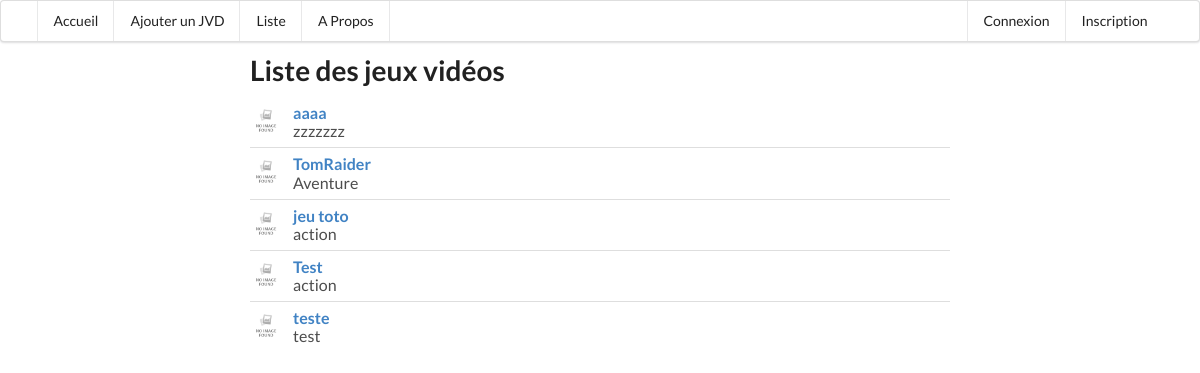
Page /liste on the committed database.
### tables this page shows
CREATE TABLE `jvd` (
  `id` int(11) NOT NULL,
  `nom` varchar(250) NOT NULL,
  `genre` varchar(250) DEFAULT NULL,
  `annee_sortie` int(11) DEFAULT NULL,
  `photo` varchar(250) DEFAULT NULL,
  `pseudo_utilisateur` varchar(30) NOT NULL
);

### src/control/Controller.php (called while the page is built, shortened)
<?php
class Controller
{
    private $view;
    private $JVDStorage;
    public function __construct(View $view, JVDStorage $JVDStorage, AccountStorageMySQL $accountStorageMySQL)
    {
        $this->view = $view;
        $this->JVDStorage = $JVDStorage;
    }
    public function showList()
    {
        $this->view->makeListPage($this->JVDStorage->readAll());
    }
}

### src/Router.php (called while the page is built, shortened)
<?php
require_once("view/View.php");
require_once("control/Controller.php");
require_once("model/JVD.php");
require_once("model/JVDStorageMySQL.php");
class Router
{
    public function main(JVDStorage $JVDStorage, AccountStorageMySQL $accountStorageMySQL)
    {
        $feedback = (key_exists('feedback', $_SESSION) and sizeof($_SESSION['feedback']) == 2) ? $_SESSION['feedback'] : '';
        $isConnected = false;
        if (!$isConnected)
            $uneVue = new View($this, $feedback);
        else
            $uneVue = new PrivateView($this, $feedback, $_SESSION['user']);
        $unController = new Controller($uneVue, $JVDStorage, $accountStorageMySQL);
        if(key_exists('p',$_GET))
        {
            $page = explode("/", $_GET['p']);
            if (key_exists(0,$page))
            {
                switch ($page[0]) {
                    case "liste":
                        $unController->showList();
                        break;
                }
            }
        }
        $uneVue->render();
    }
    public function getJVDURL($id)
    {
        $url = PATH."id/" . $id;
        return $url;
    }
}

### index.php (called while the page is built, shortened)
<?php
require_once("Router.php");
try {
    $connection = new PDO("mysql:dbname=".DB.";host=".HOST, USERNAME, PASSWORD, array(PDO::MYSQL_ATTR_INIT_COMMAND => 'SET NAMES utf8'));
}
catch (PDOException $e) {
    echo $e;
}
$JVDStorage = new JVDStorageMySQL ($connection);
$AccountStorage= new AccountStorageMySQL($connection);
$router = new Router();
$router->main($JVDStorage,$AccountStorage);

### src/model/JVD.php (called while the page is built, shortened)
<?php
class JVD
{
    private $id;
    private $nom;
    private $genre;
    private $photo;
    public function __construct($id, $nom, $genre, $annee_sortie, $photo=null, $pseudo_utilisateur)
    {
        $this->id=$id;
        $this->nom = $nom;
        $this->genre = $genre;
        $this->photo = $photo;
    }
    public function getId()
    {
        return $this->id;
    }
    public function getNom()
    {
        return $this->nom;
    }
    public function getGenre()
    {
        return $this->genre;
    }
    public function getPhoto()
    {
        return $this->photo;
    }
}

### src/model/JVDStorageMySQL.php (called while the page is built, shortened)
<?php
class JVDStorageMySQL implements JVDStorage
{
    private $connection;
    public function __construct($connection)
    {
        $this->connection=$connection;
    }
    public function readAll()
    {
        $req = $this->connection->prepare("SELECT * FROM jvd");
        $req->execute();
        $result = $req->fetchAll();
        $tabJvd=array();
        foreach($result as $jvd){
            $nvJvd= new JVD($jvd['id'],$jvd['nom'],$jvd['genre'],$jvd['annee_sortie'],$jvd['photo'],$jvd['pseudo_utilisateur']);
            array_push($tabJvd,$nvJvd);
        }
        return $tabJvd;
    }
}

### src/view/View.php (the view, shortened to what this page needs)
<?php
require_once("Router.php");
class View
{
    protected $title;
    protected $content;
    protected $router;
    protected $menuLeft;
    protected $menuRight;
    public function __construct(Router $router, $feedback)
    {
        $this->router = $router;
        $this->title = "Accueil";
        $this->content = null;
        $this->menuLeft = array(
            "accueil" => array("accueil","Accueil"),
            "nouveau" => array("action/nouveau","Ajouter un JVD"),
            "liste" => array("liste","Liste"),
            "a_propos" => array("a_propos","A Propos")
        );
        $this->menuRight = array(
            "connexion" => array("connexion","Connexion"),
            "inscription" => array("nvCompte","Inscription")
        );
    }
    public function afficheMenu()
    {
        foreach ($this->menuLeft as $key => $lien) {
            echo "<a href='".PATH.$lien[0]."' class='item'>".$lien[1]."</a>";
        }
        echo "<div class='right menu'>";
        foreach ($this->menuRight as $key => $lien) {
            echo "<a href='".PATH.$lien[0]."' class='item'>".$lien[1]."</a>";
        }
        echo "</div>";
    }
    public function makeListPage(array $tabJVD)
    {
        $this->title = 'Liste des jeux vidéos';
        $this->content = "<div class='ui relaxed divided list'>";
        foreach ($tabJVD as $key => $JVD) {
            $nomJVD = $JVD->getNom();
            $idJVD = $JVD->getId();
            $photoJVD = $JVD->getPhoto();
            $genreJVD = $JVD->getGenre();
            $this->content .= "<div class=\"item\">
                                <img class=\"ui avatar image\" src=\"$photoJVD\" onerror=\"this.src = '".PATH."./upload/imgDefault.png'\" style='max-height: 300px'>
                                <div class=\"content\">
                                    <a class=\"header\" href='" . $this->router->getJVDURL($idJVD) . "'>".$nomJVD."</a>
                                    <div class=\"description\">$genreJVD</div>
                                </div>
                              </div>";
        }
        $this->content .= "</div>";
    }
    public function render()
    {
        ?>
        <!DOCTYPE html>
        <html lang="fr">
            <head>
                <link rel="stylesheet" type="text/css" href="https://cdnjs.cloudflare.com/ajax/libs/semantic-ui/2.3.1/semantic.min.css">
            </head>
            <body>
                <div class="ui menu">
                    <div class="ui container">
                        <?php $this->afficheMenu(); ?>
                    </div>
                </div>
                <div class="ui main text container">
                    <h1 class="ui header"><?php echo $this->title; ?></h1>
                    <p><?php echo $this->content; ?></p>
                </div>
            </body>
        </html>
        <?php
    }
}

### rows in the picture
jvd: nom "aaaa", genre "zzzzzzz"
jvd: nom "TomRaider", genre "Aventure"
jvd: nom "jeu toto", genre "action"
jvd: nom "Test", genre "action"
jvd: nom "teste", genre "test"

### other values in the picture
$lien[1] "Accueil"
$lien[1] "Ajouter un JVD"
$lien[1] "Liste"
$lien[1] "A Propos"
$lien[1] "Connexion"
$lien[1] "Inscription"
$this->title "Liste des jeux vidéos"
